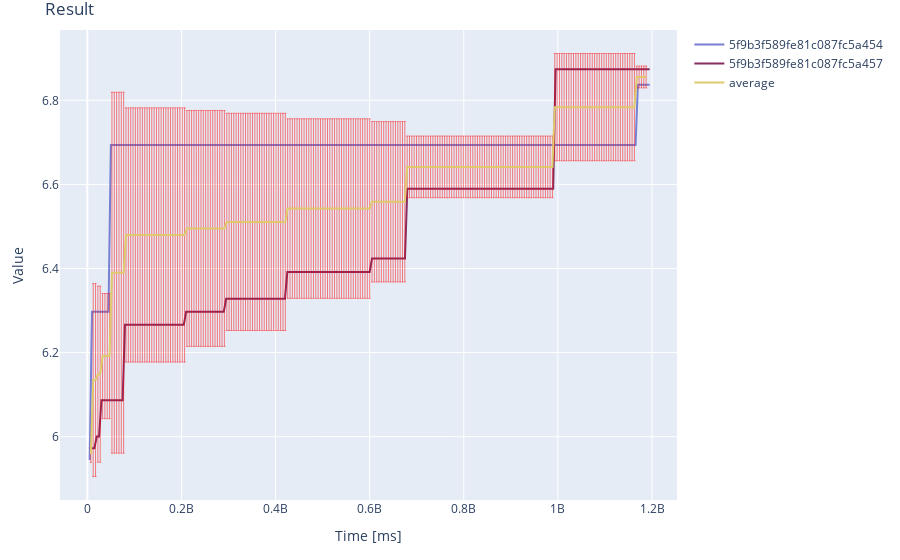

Notebook code cell kept with this figure:
### Code cell
# Best N Computation Series API

n = 2
goal = cb.OptimizationGoal.MAX # MIN/MAX
kind = cb.OptimizationKind.FINAL_VALUE # try AREA_UNDER_CURVE

data_pack = cb_computation_series_api.best_n(n, field, goal, kind)
plot_builder(data_pack).plot()

### Figure 1 — Plotly figure (JSON) as saved in the notebook; plotly's stock layout.template omitted (floating-point values rounded to 4 significant figures; data arrays with more than 128 entries replaced by an {"elided": "..."} marker saying what was removed)
{"data": [{"line": {"color": "#797fd2"}, "marker": {"symbol": "circle"}, "mode": "lines", "name": "5f9b3f589fe81c087fc5a454", "type": "scatter", "x": {"elided": "239 float values"}, "y": {"elided": "239 float values"}}, {"line": {"color": "#862d62"}, "marker": {"symbol": "circle"}, "mode": "lines", "name": "5f9b3f589fe81c087fc5a457", "type": "scatter", "x": {"elided": "239 float values"}, "y": {"elided": "239 float values"}}, {"error_y": {"array": {"elided": "238 float values"}, "color": "red", "thickness": 0.5, "type": "data", "visible": true, "width": 1}, "line": {"color": "#e0c96c"}, "marker": {"symbol": "circle"}, "mode": "lines", "name": "average", "type": "scatter", "x": {"elided": "238 float values"}, "y": {"elided": "238 float values"}}], "layout": {"margin": {"b": 60, "l": 60, "r": 30, "t": 30}, "showlegend": true, "title": {"text": "Result"}, "xaxis": {"title": {"text": "Time [ms]"}, "visible": true}, "yaxis": {"title": {"text": "Value"}, "visible": true}}}
